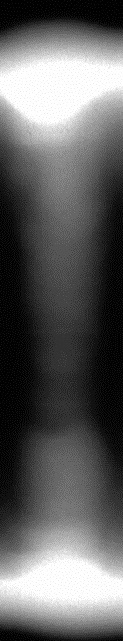
#> input picture house/test111.jpg, 123 x 641 px, found by its file name
$ python test212.py   (older library calls are emulated)
#> lines starting #> are read from the running program, lines starting #| are printed output that depends on the picture; after the words box and inside, x2 and y2 are one past the last pixel; in counts of white or black regions, pixels touching at a corner belong together
### house/mid.py
'''
@lanhuage: python
@Descripttion:
@version: beta
@Author: xiaoshuyui
@Date: 2020-02-25 09:37:06
@LastEditors: xiaoshuyui
@LastEditTime: 2020-03-31 09:36:00
'''
import cv2
import numpy as np

def getMid(img):
    imgshape = img.shape
    if len(imgshape) == 3:
        gray = cv2.cvtColor(img, cv2.COLOR_BGR2GRAY)
    else:
        gray = img

    x,y = gray.shape
    line = np.mean(gray,1)
    line = np.reshape(line,(x,1))
    conImg = np.tile(line,(1,y))
    res = gray - conImg

    res[res<0] = 0
    res[res!=0] = 1

    kernel = cv2.getStructuringElement(cv2.MORPH_RECT,(13,13))
    opened1 = cv2.morphologyEx(res, cv2.MORPH_OPEN, kernel,iterations=1)

    # ori = opened1*gray
    # data = img.ravel()[np.flatnonzero(ori)]

    # thres = np.percentile(data, [ 90])

    # ori[ori>thres] = 0
    # ori[ori!=0] = 1


    return opened1


# [54 lines of commented-out code are left out]

### house/test212.py
import cv2
import numpy as np
import mid
from skimage.measure import label


def largestConnectComponent(bw_img):
    '''
    compute largest Connect component of an labeled image

    Parameters:
    ---

    bw_img:
        binary image

    Example:
    ---
        >>> lcc = largestConnectComponent(bw_img)

    '''

    labeled_img, num = label(bw_img, neighbors=4, background=0, return_num=True)
    # plt.figure(), plt.imshow(labeled_img, 'gray')

    max_label = 0
    max_num = 0
    for i in range(1, num): # 这里从1开始，防止将背景设置为最大连通域
        if np.sum(labeled_img == i) > max_num:
            max_num = np.sum(labeled_img == i)
            max_label = i
    lcc = (labeled_img == max_label)

    # x = np.where

    return lcc


def getBounding(img):
    # img[img>=1] = 255
    img = np.array(img,dtype= np.uint8)
    # [4 lines of commented-out code are left out]
    contours, _,_ = cv2.findContours(img, cv2.RETR_LIST, cv2.CHAIN_APPROX_SIMPLE)
    st_x, st_y, width, height = cv2.boundingRect(contours[0])
    return st_x,st_y,width,height


img = cv2.imread("D:\\homework\\homework\\house\\test111.jpg")
#> img is the input picture: shape (641, 123, 3); min 0, max 255, mean 96.3
gray = cv2.cvtColor(img, cv2.COLOR_BGR2GRAY)

th = np.ones(gray.shape,dtype= np.float32)

for i in range(251,601,30):
    kernel = np.ones((i,3),dtype = np.float32)
    kernel = kernel/np.sum(kernel)

    dst = cv2.filter2D(gray,-1,kernel)
    _,th1 = cv2.threshold(dst,0,1,cv2.THRESH_OTSU)

    th = th * th1
#> this loop made 12 passes
#> pass 1, `dst = cv2.filter2D(gray,-1,kernel)`:
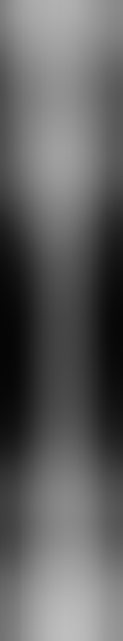
#> dst: shape (641, 123); min 5, max 191, mean 96.5
#> pass 1, `_,th1 = cv2.threshold(dst,0,1,cv2.THRESH_OTSU)`:
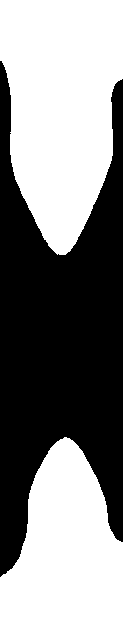
#> th1: shape (641, 123); values 0 (black) and 1 (white), 53.4% white; 1 black region, box (x1, y1, x2, y2) and area: (0, 61, 123, 577) 36750
#> after the loop:
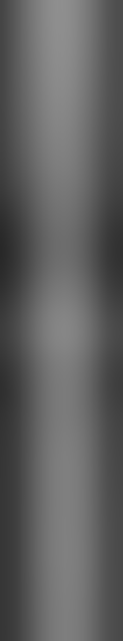
#> dst: shape (641, 123); min 40, max 143, mean 96.4
#> after the loop:
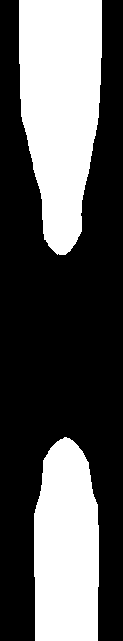
#> th: shape (641, 123) float32; values 0 (black) and 1 (white), 35.4% white; 2 white regions, box (x1, y1, x2, y2) and area: (19, 0, 102, 255) 16335, (34, 437, 99, 641) 11611
    # th [th>=1] = 1


###########test

st_x,st_y,width,height = getBounding(th)
#> in getBounding, `st_x, st_y, width, height = cv2.boundingRect(contours[0])`: st_x = 0; st_y = 19; width = 1; height = 83
#> st_x = 0; st_y = 19; width = 1; height = 83

tem = np.zeros(gray.shape,dtype= np.float32)

tem[st_x:st_x+height,st_y:st_y+width] = 1


###########


m = mid.getMid(gray)
#> in getMid, `line = np.mean(gray,1)`: line = 641 values, max 253.1 at index 79, min 2.49 at index 9, mean 96.27
#> in getMid, `conImg = np.tile(line,(1,y))`:
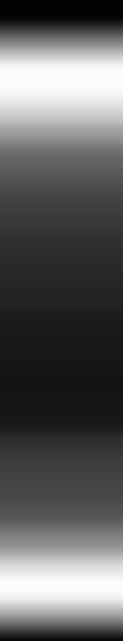
#> conImg: shape (641, 123) float64; min 2.49, max 253.1, mean 96.3
#> in getMid, `res[res!=0] = 1`:
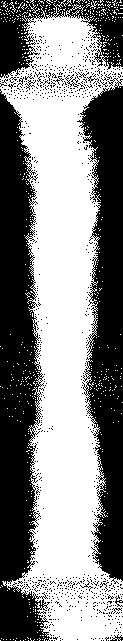
#> res: shape (641, 123) float64; values 0 (black) and 1 (white), 52.6% white; 844 black regions (831 under 20 px), largest, box (x1, y1, x2, y2) and area: (0, 89, 52, 641) 17379, (77, 78, 123, 584) 13951, (0, 0, 123, 78) 4309
#> in getMid, `opened1 = cv2.morphologyEx(res, cv2.MORPH_OPEN, kernel,iterations=1)`: opened1: shape (641, 123) float64; values 0 (black) and 1 (white), 34.8% white; 3 white regions, box (x1, y1, x2, y2) and area: (18, 97, 97, 578) 24588, (36, 18, 87, 66) 1616, (55, 610, 105, 641) 1253

th = th * m
#> th: shape (641, 123) float64; values 0 (black) and 1 (white), 21.1% white; 4 white regions, box (x1, y1, x2, y2) and area: (21, 97, 88, 255) 7180, (37, 437, 97, 578) 6771, (36, 18, 87, 66) 1616, (55, 610, 98, 641) 1106
# th = tem * m

# th = largestConnectComponent(th)

th [th!=0] = 1


# [18 lines of commented-out code are left out]

f = th*gray
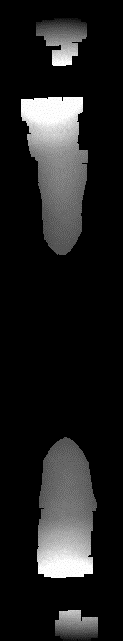
#> f: shape (641, 123) float64; min 0, max 255, mean 30.4

cv2.imwrite('D:\\homework\\homework\\house\\221_22_ori.jpg', f)

th = np.array(th,dtype = np.uint8)

th[th >= 1] = 255


cv2.imwrite('D:\\homework\\homework\\house\\221_22_weldthres1.jpg', th)

m[m>0] = 255
cv2.imwrite('D:\\homework\\homework\\house\\221_tem.jpg', m)

$ run again, with house/219_2.jpg copied over house/test111.jpg
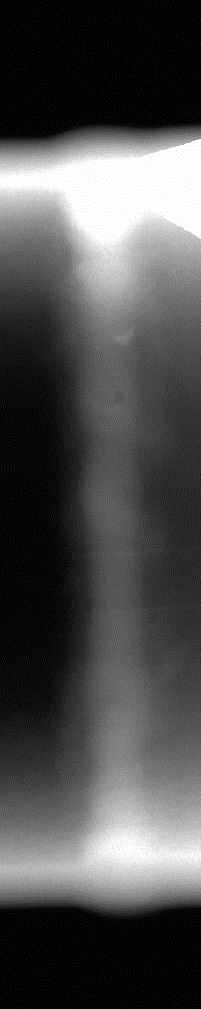
#> input picture house/219_2.jpg, 201 x 1009 px, found by its file name
#> img is the input picture: shape (1009, 201, 3); min 0, max 255, mean 77.3
#> after the loop `for i in range(251,601,30):`:
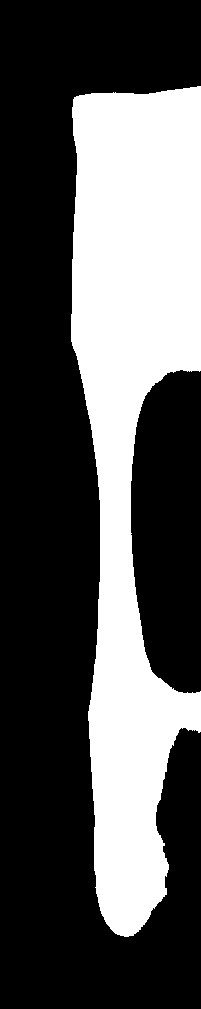
#> th: shape (1009, 201) float32; values 0 (black) and 1 (white), 33.4% white; 1 white region, box (x1, y1, x2, y2) and area: (71, 86, 201, 937) 67786
#> in getBounding, `st_x, st_y, width, height = cv2.boundingRect(contours[0])`: st_x = 0
#> line = 1009 values, max 252.9 at index 176, min 2.18 at index 71, mean 77.3
#> opened1: shape (1009, 201) float64; values 0 (black) and 1 (white), 32.8% white; 5 white regions, box (x1, y1, x2, y2) and area: (69, 195, 201, 918) 62298, (148, 124, 201, 166) 2041, (82, 125, 147, 164) 1582, (175, 323, 201, 339) 379, (126, 152, 139, 165) 169
#> `f = th*gray`:
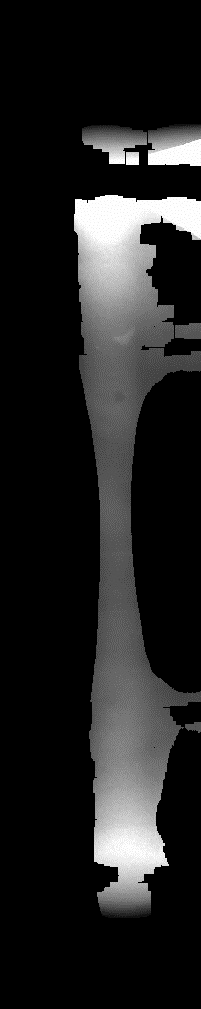
#> f: shape (1009, 201) float64; min 0, max 255, mean 33.1
